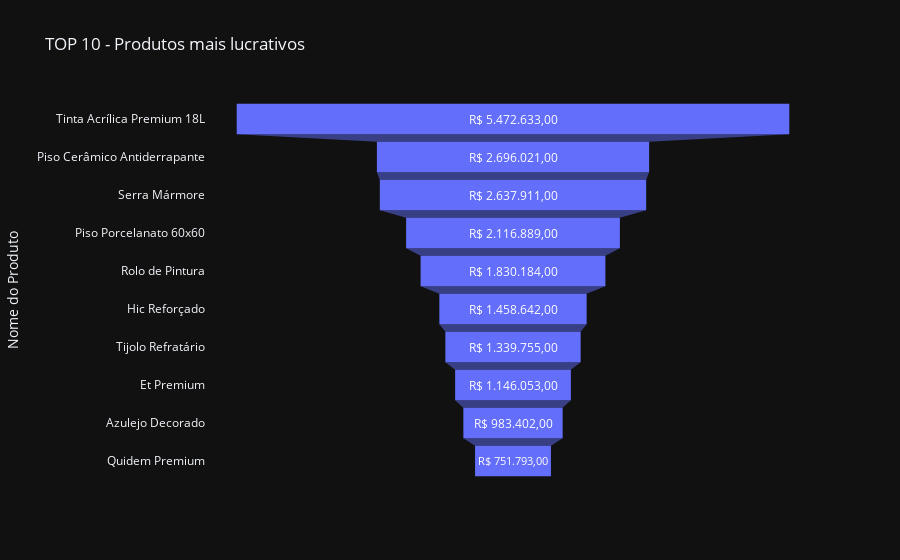

Write notebook code for a chart like this one.
### Code cell
# Criar funil com valores formatados em moeda brasileira (R$) sem duplicação
top10 = lucro_produto.head(10).copy()
top10['Lucro_Formatado'] = top10['Lucro_Total (R$)'].apply(
    lambda v: f"R$ {v:,.2f}".replace(',', 'X').replace('.', ',').replace('X', '.')
)

fig_funil = px.funnel(
    top10,
    x='Lucro_Total (R$)',
    y='Nome_Produto',
    template='plotly_dark',
    title='TOP 10 - Produtos mais lucrativos',
    labels={'Lucro_Total (R$)': 'Lucro Total (R$)', 'Nome_Produto': 'Nome do Produto'} # Personalizar os rótulos dos eixos
)

# Exibir apenas o texto formatado dentro dos funis e remover o valor bruto do hover
fig_funil.data[0].text = top10['Lucro_Formatado'].values # Exibir apenas o texto formatado dentro dos funis
fig_funil.data[0].textposition = 'inside'# Exibir apenas o texto formatado dentro dos funis
fig_funil.update_traces(texttemplate='%{text}', hovertemplate='Produto=%{y}<extra></extra>') # Remove o valor bruto do hover

fig_funil.show()

### Figure 1 — Plotly figure (JSON) as saved in the notebook; plotly's stock layout.template omitted (floating-point values rounded to 4 significant figures)
{"data": [{"hovertemplate": "Produto=%{y}<extra></extra>", "legendgroup": "", "marker": {"color": "#636efa"}, "name": "", "orientation": "h", "showlegend": false, "text": ["R$ 5.472.633,00", "R$ 2.696.021,00", "R$ 2.637.911,00", "R$ 2.116.889,00", "R$ 1.830.184,00", "R$ 1.458.642,00", "R$ 1.339.755,00", "R$ 1.146.053,00", "R$ 983.402,00", "R$ 751.793,00"], "textposition": "inside", "texttemplate": "%{text}", "type": "funnel", "x": [5472633, 2696021, 2637911, 2116889, 1830184, 1458642, 1339755, 1146053, 983402, 751793], "xaxis": "x", "y": ["Tinta Acrílica Premium 18L", "Piso Cerâmico Antiderrapante", "Serra Mármore", "Piso Porcelanato 60x60", "Rolo de Pintura", "Hic Reforçado", "Tijolo Refratário", "Et Premium", "Azulejo Decorado", "Quidem Premium"], "yaxis": "y"}], "layout": {"legend": {"tracegroupgap": 0}, "title": {"text": "TOP 10 - Produtos mais lucrativos"}, "xaxis": {"anchor": "y", "domain": [0, 1], "title": {"text": "Lucro Total (R$)"}}, "yaxis": {"anchor": "x", "domain": [0, 1], "title": {"text": "Nome do Produto"}}}}
